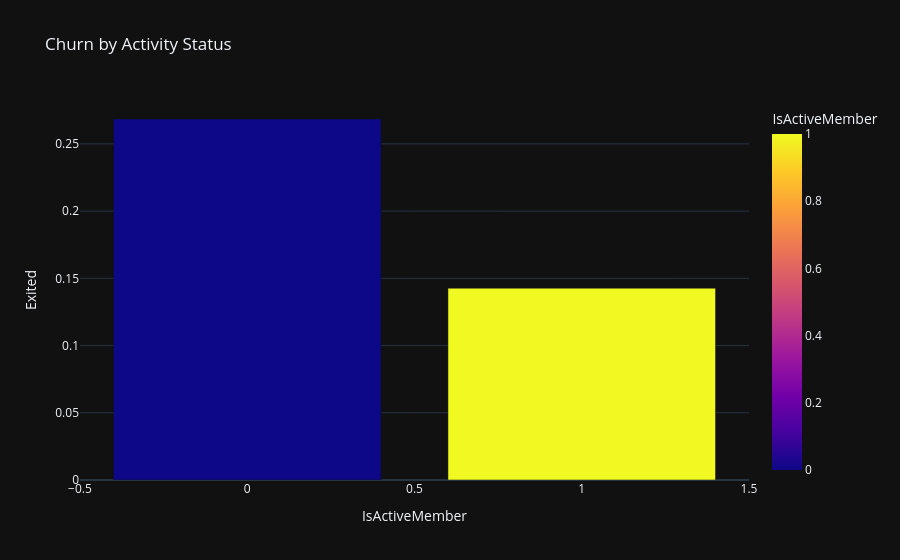

Source (notebook cell):
### Code cell
active_churn = df.groupby("IsActiveMember")["Exited"].mean().reset_index()

fig = px.bar(
    active_churn,
    x="IsActiveMember",
    y="Exited",
    color="IsActiveMember",
    title="Churn by Activity Status"
)
fig.show()

### Figure 1 — Plotly figure (JSON) as saved in the notebook; plotly's stock layout.template omitted (floating-point values rounded to 4 significant figures)
{"data": [{"hovertemplate": "IsActiveMember=%{marker.color}<br>Exited=%{y}<extra></extra>", "legendgroup": "", "marker": {"color": [0, 1], "coloraxis": "coloraxis", "pattern": {"shape": ""}}, "name": "", "orientation": "v", "showlegend": false, "textposition": "auto", "type": "bar", "x": [0, 1], "xaxis": "x", "y": [0.2685, 0.1427], "yaxis": "y"}], "layout": {"barmode": "relative", "coloraxis": {"colorbar": {"title": {"text": "IsActiveMember"}}, "colorscale": [[0, "#0d0887"], [0.1111, "#46039f"], [0.2222, "#7201a8"], [0.3333, "#9c179e"], [0.4444, "#bd3786"], [0.5556, "#d8576b"], [0.6667, "#ed7953"], [0.7778, "#fb9f3a"], [0.8889, "#fdca26"], [1, "#f0f921"]]}, "legend": {"tracegroupgap": 0}, "title": {"text": "Churn by Activity Status"}, "xaxis": {"anchor": "y", "domain": [0, 1], "title": {"text": "IsActiveMember"}}, "yaxis": {"anchor": "x", "domain": [0, 1], "title": {"text": "Exited"}}}}
